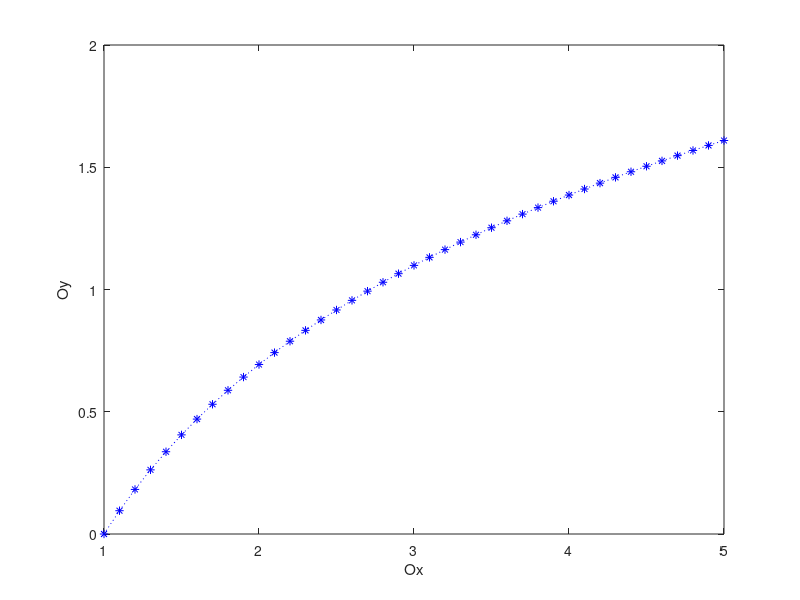

The MATLAB source for this figure:
function[]=plotXY(); 

x=1:0.1:5; 

y=log(x); 

axis([-1 5 -1 1.8]) 

plot(x,y,'b:*') 

xlabel('Ox') 

ylabel('Oy') 

whitebg('y') 

end